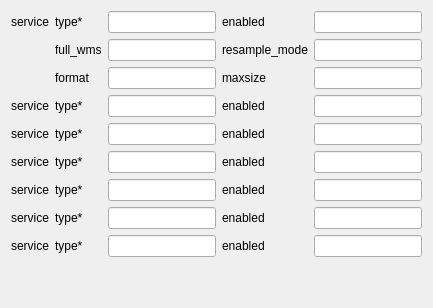
     <widget class="QWidget" name="tab_4">
      <attribute name="title">
       <string>Service</string>
      </attribute>
      <layout class="QGridLayout" name="gridLayout_3">
       <item row="7" column="1">
        <widget class="QLabel" name="label_118">
         <property name="text">
          <string>type*</string>
         </property>
        </widget>
       </item>
       <item row="0" column="4">
        <widget class="QLineEdit" name="txtServiceEnabled_1">
         <property name="text">
          <string/>
         </property>
        </widget>
       </item>
       <item row="1" column="4">
        <widget class="QLineEdit" name="txtServiceResampleMode_1">
         <property name="text">
          <string/>
         </property>
        </widget>
       </item>
       <item row="1" column="1">
        <widget class="QLabel" name="label_6">
         <property name="text">
          <string>full_wms</string>
         </property>
        </widget>
       </item>
       <item row="0" column="1">
        <widget class="QLabel" name="label_4">
         <property name="text">
          <string>type*</string>
         </property>
        </widget>
       </item>
       <item row="1" column="3">
        <widget class="QLabel" name="txtTinyowsLogLevel">
         <property name="text">
          <string>resample_mode</string>
         </property>
        </widget>
       </item>
       <item row="1" column="2">
        <widget class="QLineEdit" name="txtServiceFullWms_1">
         <property name="text">
          <string/>
         </property>
        </widget>
       </item>
       <item row="0" column="3">
        <widget class="QLabel" name="label_5">
         <property name="text">
          <string>enabled</string>
         </property>
        </widget>
       </item>
       <item row="0" column="2">
        <widget class="QLineEdit" name="txtServiceType_1">
         <property name="text">
          <string/>
         </property>
        </widget>
       </item>
       <item row="5" column="2">
        <widget class="QLineEdit" name="txtServiceType_4"/>
       </item>
       <item row="7" column="3">
        <widget class="QLabel" name="label_125">
         <property name="text">
          <string>enabled</string>
         </property>
        </widget>
       </item>
       <item row="6" column="4">
        <widget class="QLineEdit" name="txtServiceEnabled_5"/>
       </item>
       <item row="4" column="4">
        <widget class="QLineEdit" name="txtServiceEnabled_3"/>
       </item>
       <item row="8" column="2">
        <widget class="QLineEdit" name="txtServiceType_7"/>
       </item>
       <item row="2" column="2">
        <widget class="QLineEdit" name="txtServiceFormat_1"/>
       </item>
       <item row="3" column="3">
        <widget class="QLabel" name="label_121">
         <property name="text">
          <string>enabled</string>
         </property>
        </widget>
       </item>
       <item row="4" column="1">
        <widget class="QLabel" name="label_116">
         <property name="text">
          <string>type*</string>
         </property>
        </widget>
       </item>
       <item row="3" column="1">
        <widget class="QLabel" name="label_110">
         <property name="text">
          <string>type*</string>
         </property>
        </widget>
       </item>
       <item row="3" column="4">
        <widget class="QLineEdit" name="txtServiceEnabled_2"/>
       </item>
       <item row="7" column="0">
        <widget class="QLabel" name="label_114">
         <property name="text">
          <string>service</string>
         </property>
        </widget>
       </item>
       <item row="6" column="0">
        <widget class="QLabel" name="label_113">
         <property name="text">
          <string>service</string>
         </property>
        </widget>
       </item>
       <item row="0" column="0">
        <widget class="QLabel" name="label_21">
         <property name="text">
          <string>service</string>
         </property>
        </widget>
       </item>
       <item row="7" column="2">
        <widget class="QLineEdit" name="txtServiceType_6"/>
       </item>
       <item row="7" column="4">
        <widget class="QLineEdit" name="txtServiceEnabled_6"/>
       </item>
       <item row="8" column="4">
        <widget class="QLineEdit" name="txtServiceEnabled_7"/>
       </item>
       <item row="6" column="3">
        <widget class="QLabel" name="label_124">
         <property name="text">
          <string>enabled</string>
         </property>
        </widget>
       </item>
       <item row="5" column="3">
        <widget class="QLabel" name="label_123">
         <property name="text">
          <string>enabled</string>
         </property>
        </widget>
       </item>
       <item row="8" column="0">
        <widget class="QLabel" name="label_115">
         <property name="text">
          <string>service</string>
         </property>
        </widget>
       </item>
       <item row="8" column="1">
        <widget class="QLabel" name="label_120">
         <property name="text">
          <string>type*</string>
         </property>
        </widget>
       </item>
       <item row="2" column="3">
        <widget class="QLabel" name="label_108">
         <property name="text">
          <string>maxsize</string>
         </property>
        </widget>
       </item>
       <item row="6" column="1">
        <widget class="QLabel" name="label_119">
         <property name="text">
          <string>type*</string>
         </property>
        </widget>
       </item>
       <item row="3" column="0">
        <widget class="QLabel" name="label_109">
         <property name="text">
          <string>service</string>
         </property>
        </widget>
       </item>
       <item row="5" column="4">
        <widget class="QLineEdit" name="txtServiceEnabled_4"/>
       </item>
       <item row="5" column="1">
        <widget class="QLabel" name="label_117">
         <property name="text">
          <string>type*</string>
         </property>
        </widget>
       </item>
       <item row="8" column="3">
        <widget class="QLabel" name="label_126">
         <property name="text">
          <string>enabled</string>
         </property>
        </widget>
       </item>
       <item row="2" column="1">
        <widget class="QLabel" name="label_107">
         <property name="text">
          <string>format</string>
         </property>
        </widget>
       </item>
       <item row="4" column="0">
        <widget class="QLabel" name="label_111">
         <property name="text">
          <string>service</string>
         </property>
        </widget>
       </item>
       <item row="3" column="2">
        <widget class="QLineEdit" name="txtServiceType_2"/>
       </item>
       <item row="5" column="0">
        <widget class="QLabel" name="label_112">
         <property name="text">
          <string>service</string>
         </property>
        </widget>
       </item>
       <item row="2" column="4">
        <widget class="QLineEdit" name="txtServiceMaxsize_1"/>
       </item>
       <item row="6" column="2">
        <widget class="QLineEdit" name="txtServiceType_5"/>
       </item>
       <item row="4" column="2">
        <widget class="QLineEdit" name="txtServiceType_3"/>
       </item>
       <item row="4" column="3">
        <widget class="QLabel" name="label_122">
         <property name="text">
          <string>enabled</string>
         </property>
        </widget>
       </item>
       <item row="9" column="1">
        <spacer name="verticalSpacer">
         <property name="orientation">
          <enum>Qt::Vertical</enum>
         </property>
         <property name="sizeHint" stdset="0">
          <size>
           <width>20</width>
           <height>40</height>
          </size>
         </property>
        </spacer>
       </item>
      </layout>
     </widget>
